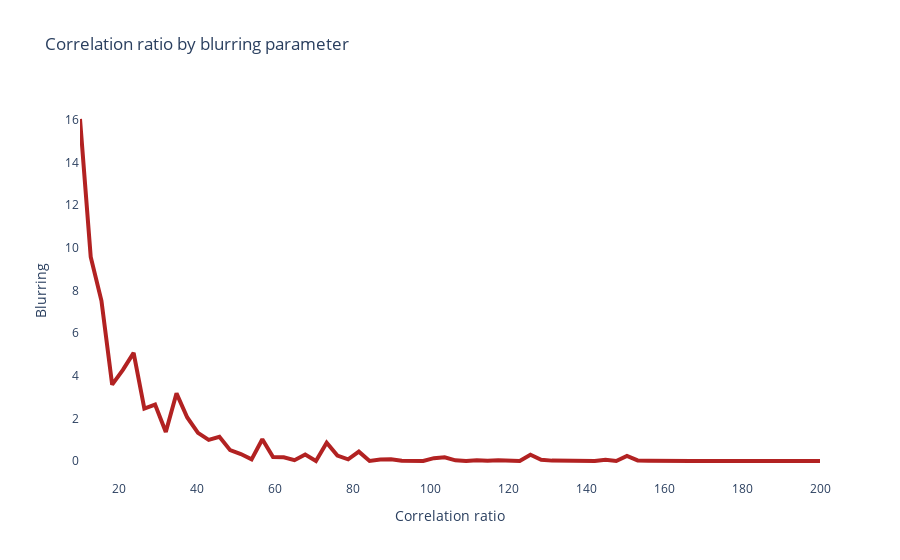

Write notebook code for a chart like this one.
### Code cell
fig = go.Figure()
# Create and style traces
fig.add_trace(go.Scatter(x=np.linspace(10,200,70), y=data,
                         line=dict(color='firebrick', width=4)))

# Edit the layout
fig.update_layout(title='Correlation ratio by blurring parameter',
                   xaxis_title='Correlation ratio',
                   yaxis_title='Blurring',
                plot_bgcolor='white')
fig.show()

### Figure 1 — Plotly figure (JSON) as saved in the notebook; plotly's stock layout.template omitted (floating-point values rounded to 4 significant figures)
{"data": [{"line": {"color": "firebrick", "width": 4}, "type": "scatter", "x": [10, 12.75, 15.51, 18.26, 21.01, 23.77, 26.52, 29.28, 32.03, 34.78, 37.54, 40.29, 43.04, 45.8, 48.55, 51.3, 54.06, 56.81, 59.57, 62.32, 65.07, 67.83, 70.58, 73.33, 76.09, 78.84, 81.59, 84.35, 87.1, 89.86, 92.61, 95.36, 98.12, 100.9, 103.6, 106.4, 109.1, 111.9, 114.6, 117.4, 120.1, 122.9, 125.7, 128.4, 131.2, 133.9, 136.7, 139.4, 142.2, 144.9, 147.7, 150.4, 153.2, 155.9, 158.7, 161.4, 164.2, 167.0, 169.7, 172.5, 175.2, 178.0, 180.7, 183.5, 186.2, 189.0, 191.7, 194.5, 197.2, 200], "y": [16.03, 9.564, 7.51, 3.577, 4.27, 5.071, 2.455, 2.642, 1.355, 3.172, 2.039, 1.321, 0.9922, 1.137, 0.5074, 0.3257, 0.07471, 1.018, 0.1876, 0.1771, 0.03973, 0.3059, 0.002778, 0.8597, 0.2528, 0.081, 0.4387, 2.909e-16, 0.06583, 0.08, 0.01003, 0.01896, 0.005051, 0.1332, 0.1731, 0.03091, 0.005639, 0.03571, 0.00823, 0.03121, 0.009288, 0, 0.2908, 0.05566, 0.01781, 0.009259, 0, 0, 0, 0.0571, 0, 0.2362, 0.02878, 0.01538, 0, 0, 0, 0, 0, 0.01563, 0.01587, 0, 0, 0, 0, 0, 0, 0, 0, 0]}], "layout": {"plot_bgcolor": "white", "title": {"text": "Correlation ratio by blurring parameter"}, "xaxis": {"title": {"text": "Correlation ratio"}}, "yaxis": {"title": {"text": "Blurring"}}}}
